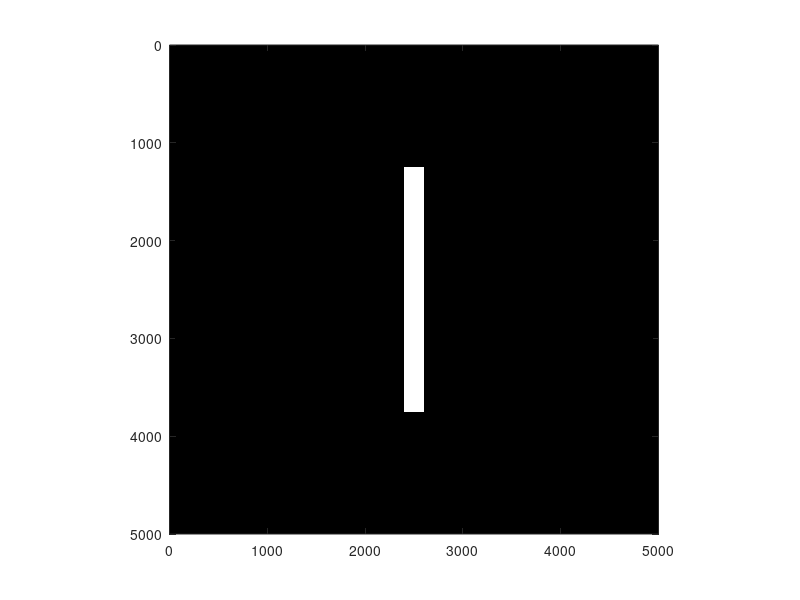

The MATLAB source for this figure:
%Thomas Karpishin
%OPT 211
%April 23, 2020
%Final Project
%Making a slit aperture

%Define aperture field
apl = 5000; %Size of aperture field
ap = zeros(apl); %Define actual aperture plane

%Define square aperture
sql = 2500;
%ap(round(1+apl/2-sql/2):round(1+apl/2+sql/2),round(1+apl/2-sql/2):round(1+apl/2+sql/2)) = 1;
for ijk = round(1+apl/2-sql/2):round(1+apl/2+sql/2)
    for lmn = round(1+apl/2-200/2):round(1+apl/2+200/2)
        ap(ijk,lmn) = 1;
    end
end



%Plot the aperture field
figure
imagesc(ap) %Plot image of the aperture field
colormap gray %set color of the aperture field plot
axis equal %set the display scale of the axes
axis([0 apl 0 apl]) %set axes limits to size of aperture field




